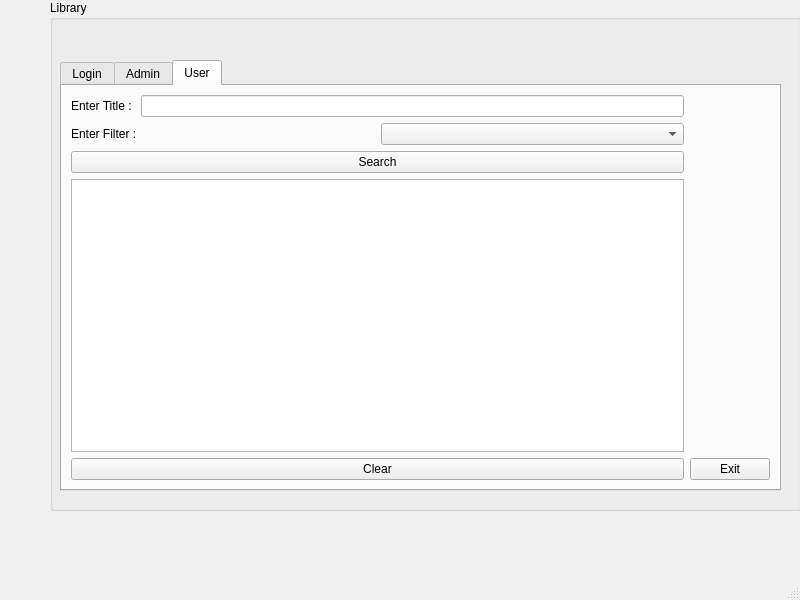
<?xml version="1.0" encoding="UTF-8"?>
<ui version="4.0">
 <class>MainWindow</class>
 <widget class="QMainWindow" name="MainWindow">
  <property name="geometry">
   <rect>
    <x>0</x>
    <y>0</y>
    <width>800</width>
    <height>600</height>
   </rect>
  </property>
  <property name="windowTitle">
   <string>MainWindow</string>
  </property>
  <widget class="QWidget" name="centralwidget">
   <widget class="QGroupBox" name="Library">
    <property name="geometry">
     <rect>
      <x>50</x>
      <y>0</y>
      <width>751</width>
      <height>511</height>
     </rect>
    </property>
    <property name="title">
     <string>Library</string>
    </property>
    <widget class="QTabWidget" name="tabWidget">
     <property name="geometry">
      <rect>
       <x>10</x>
       <y>60</y>
       <width>721</width>
       <height>431</height>
      </rect>
     </property>
     <property name="currentIndex">
      <number>2</number>
     </property>
     <widget class="QWidget" name="tab">
      <attribute name="title">
       <string>Login</string>
      </attribute>
      <layout class="QGridLayout" name="gridLayout">
       <item row="0" column="0">
        <widget class="QLabel" name="label">
         <property name="text">
          <string>Enter your name : </string>
         </property>
        </widget>
       </item>
       <item row="0" column="1" colspan="2">
        <widget class="QLineEdit" name="lEName"/>
       </item>
       <item row="1" column="0" colspan="2">
        <widget class="QLabel" name="label_2">
         <property name="text">
          <string>Enter your password :</string>
         </property>
        </widget>
       </item>
       <item row="1" column="2">
        <widget class="QLineEdit" name="lEPassword"/>
       </item>
       <item row="2" column="0" colspan="3">
        <widget class="QPushButton" name="pbLogin">
         <property name="text">
          <string>Login</string>
         </property>
        </widget>
       </item>
       <item row="3" column="0" colspan="3">
        <widget class="QPushButton" name="pbStoreData">
         <property name="text">
          <string>Store Data</string>
         </property>
        </widget>
       </item>
       <item row="4" column="0" colspan="3">
        <widget class="QPushButton" name="pbRestoreData">
         <property name="text">
          <string>Restore Data</string>
         </property>
        </widget>
       </item>
       <item row="5" column="0" colspan="3">
        <widget class="QPushButton" name="pbRemoveData">
         <property name="text">
          <string>Remove Data </string>
         </property>
        </widget>
       </item>
      </layout>
     </widget>
     <widget class="QWidget" name="tab_3">
      <attribute name="title">
       <string>Admin</string>
      </attribute>
      <layout class="QGridLayout" name="gridLayout_3">
       <item row="4" column="0">
        <widget class="QLabel" name="label_8">
         <property name="text">
          <string>Add Bar Code</string>
         </property>
        </widget>
       </item>
       <item row="0" column="0">
        <widget class="QLabel" name="label_5">
         <property name="text">
          <string>Enter the Book Title</string>
         </property>
        </widget>
       </item>
       <item row="0" column="2" colspan="2">
        <widget class="QLineEdit" name="lineEditBookTitle"/>
       </item>
       <item row="1" column="2" colspan="2">
        <widget class="QLineEdit" name="lineEditBookAuthor"/>
       </item>
       <item row="1" column="0" colspan="2">
        <widget class="QLabel" name="label_6">
         <property name="text">
          <string>Enter the Book Author</string>
         </property>
        </widget>
       </item>
       <item row="10" column="3">
        <widget class="QPushButton" name="pushButtonExit_2">
         <property name="text">
          <string>Exit</string>
         </property>
        </widget>
       </item>
       <item row="3" column="3">
        <widget class="QLineEdit" name="lineEditBookCategory"/>
       </item>
       <item row="3" column="0" colspan="3">
        <widget class="QLabel" name="label_7">
         <property name="text">
          <string>Enter the Book Category</string>
         </property>
        </widget>
       </item>
       <item row="4" column="2" colspan="2">
        <widget class="QLineEdit" name="lineEditBookBarcode"/>
       </item>
       <item row="10" column="0">
        <widget class="QPushButton" name="AddBook">
         <property name="text">
          <string>Add Book</string>
         </property>
        </widget>
       </item>
       <item row="9" column="0" colspan="4">
        <widget class="QListWidget" name="listWidgetResult"/>
       </item>
      </layout>
     </widget>
     <widget class="QWidget" name="tab_2">
      <attribute name="title">
       <string>User</string>
      </attribute>
      <layout class="QGridLayout" name="gridLayout_2">
       <item row="0" column="0">
        <layout class="QHBoxLayout" name="horizontalLayout_2">
         <item>
          <widget class="QLabel" name="label_3">
           <property name="text">
            <string>Enter Title : </string>
           </property>
          </widget>
         </item>
         <item>
          <widget class="QLineEdit" name="lineEdit"/>
         </item>
        </layout>
       </item>
       <item row="1" column="0">
        <layout class="QHBoxLayout" name="horizontalLayout">
         <item>
          <widget class="QLabel" name="label_4">
           <property name="text">
            <string>Enter Filter : </string>
           </property>
          </widget>
         </item>
         <item>
          <widget class="QComboBox" name="comboBox"/>
         </item>
        </layout>
       </item>
       <item row="2" column="0">
        <widget class="QPushButton" name="Search">
         <property name="text">
          <string>Search</string>
         </property>
        </widget>
       </item>
       <item row="3" column="0">
        <widget class="QListWidget" name="listWidget"/>
       </item>
       <item row="4" column="0">
        <widget class="QPushButton" name="pushButtonClear">
         <property name="text">
          <string>Clear</string>
         </property>
        </widget>
       </item>
       <item row="4" column="1">
        <widget class="QPushButton" name="pushButtonExit">
         <property name="text">
          <string>Exit</string>
         </property>
        </widget>
       </item>
      </layout>
     </widget>
    </widget>
   </widget>
  </widget>
  <widget class="QMenuBar" name="menubar">
   <property name="geometry">
    <rect>
     <x>0</x>
     <y>0</y>
     <width>800</width>
     <height>21</height>
    </rect>
   </property>
  </widget>
  <widget class="QStatusBar" name="statusbar"/>
 </widget>
 <resources/>
 <connections/>
</ui>
